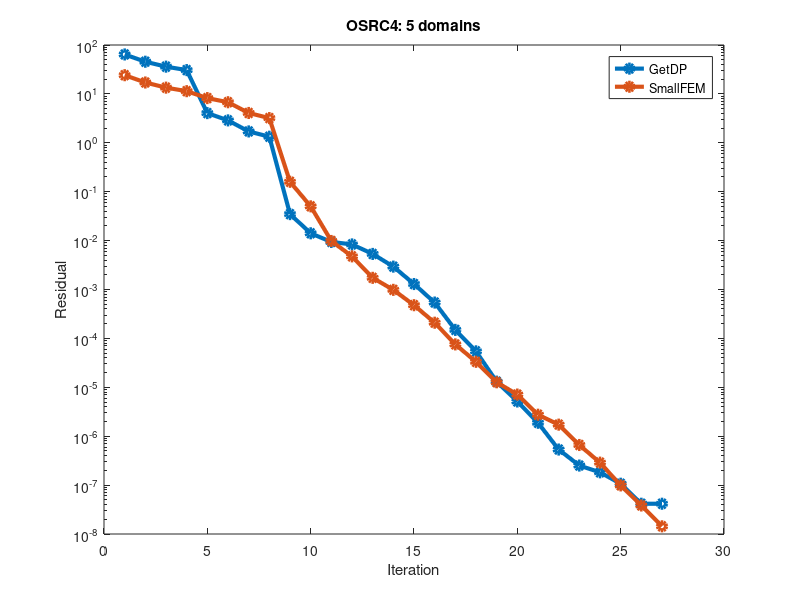

Write the MATLAB code that produced this figure.
%%%%%%%%%%%%%%%%%%%%%%%
%% GetDP vs SmallFEM %%
%% OSRC4: 5 domains  %%
%%%%%%%%%%%%%%%%%%%%%%%

clear all;
close all;

getdp = ...
    [
        6.407826311389e+01
        4.548936343152e+01
        3.607435385850e+01
        3.065548155047e+01
        4.046709520817e+00
        2.873465199730e+00
        1.708208729895e+00
        1.332093079066e+00
        3.479768307835e-02
        1.410911674085e-02
        9.388781507713e-03
        8.352471695167e-03
        5.337951745683e-03
        2.936213876619e-03
        1.293620563392e-03
        5.409201074815e-04
        1.492866476615e-04
        5.440393073779e-05
        1.305607419910e-05
        5.130425513263e-06
        1.881356602893e-06
        5.337140129846e-07
        2.511065640107e-07
        1.825310157284e-07
        1.066744815043e-07
        4.157043871739e-08
    ];

smallfem = ...
    [
        2.413018987987e+01
        1.710713880557e+01
        1.343040410704e+01
        1.137341912408e+01
        8.203061713160e+00
        6.752864647843e+00
        4.073770404423e+00
        3.200781071332e+00
        1.593741111483e-01
        5.018665114351e-02
        9.823132897921e-03
        4.761923219880e-03
        1.732936821869e-03
        9.836956104881e-04
        4.774603135267e-04
        2.093094698933e-04
        7.542270572165e-05
        3.321743031278e-05
        1.267635283030e-05
        7.106510299915e-06
        2.749340147460e-06
        1.723227443263e-06
        6.610332951188e-07
        2.878715693494e-07
        9.855735856731e-08
        3.829302424708e-08
        1.436257443794e-08
    ];

it = [1:size(smallfem, 1)];

getdp(end:size(smallfem, 1)) = getdp(end);

semilogy(it, [getdp, smallfem], '-o', 'linewidth', 3, 'linewidth', 3);
legend({'GetDP', 'SmallFEM'});
title('OSRC4: 5 domains');
xlabel('Iteration');
ylabel('Residual');

print('osrc4_dom_5.png');